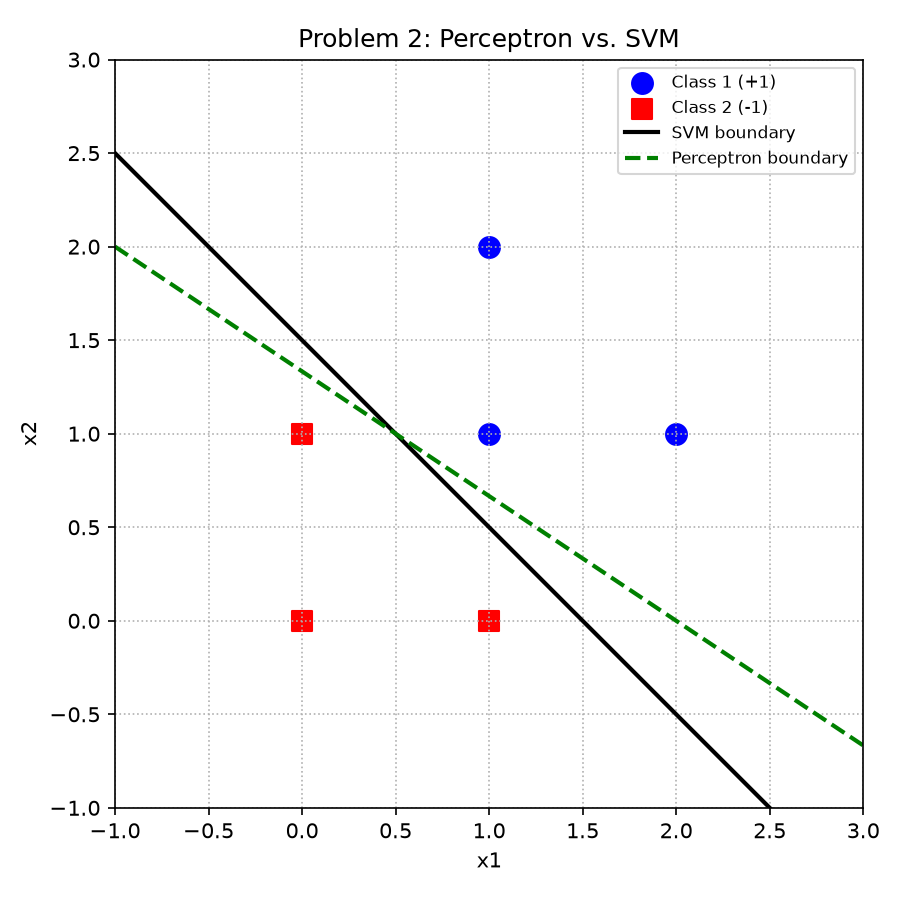

This figure's Python source:
import numpy as np
import matplotlib.pyplot as plt
from sklearn.svm import SVC

class1 = np.array([[1, 1], [1, 2], [2, 1]])
class2 = np.array([[0, 0], [1, 0], [0, 1]])
X = np.vstack([class1, class2])
y = np.array([1, 1, 1, -1, -1, -1])

# SVM (from problem 1)
svm = SVC(kernel='linear', C=1e6).fit(X, y)
w_svm = svm.coef_[0]
b_svm = svm.intercept_[0]
m_svm = 1 / np.linalg.norm(w_svm)


# Classic Perceptron learning rule (Rosenblatt), zero-initialized weights,
# single pass repeated over the data in order until no mistakes remain.
def perceptron(X, y, eta=1.0, max_epochs=100):
    w = np.zeros(X.shape[1])
    b = 0.0
    for epoch in range(max_epochs):
        errors = 0
        for xi, yi in zip(X, y):
            if yi * (np.dot(w, xi) + b) <= 0:
                w += eta * yi * xi
                b += eta * yi
                errors += 1
        if errors == 0:
            return w, b, epoch + 1
    return w, b, max_epochs


w_p, b_p, n_epochs = perceptron(X, y)
m_p = min(abs(w_p[0] * x[0] + w_p[1] * x[1] + b_p) for x in X) / np.linalg.norm(w_p)

print("Perceptron converged after", n_epochs, "epochs")
print("w_perceptron =", w_p, "b_perceptron =", b_p)
print("Perceptron margin (dist. to closest point) =", m_p)
print("SVM margin =", m_svm)

fig, ax = plt.subplots(figsize=(6, 6))
ax.scatter(class1[:, 0], class1[:, 1], c='blue', marker='o', s=100, label='Class 1 (+1)')
ax.scatter(class2[:, 0], class2[:, 1], c='red', marker='s', s=100, label='Class 2 (-1)')

xx = np.linspace(-1, 3, 200)
yy_svm = -(w_svm[0] * xx + b_svm) / w_svm[1]
yy_p = -(w_p[0] * xx + b_p) / w_p[1]

ax.plot(xx, yy_svm, 'k-', linewidth=2, label='SVM boundary')
ax.plot(xx, yy_p, 'g--', linewidth=2, label='Perceptron boundary')

ax.set_xlim(-1, 3)
ax.set_ylim(-1, 3)
ax.set_xlabel('x1')
ax.set_ylabel('x2')
ax.set_title('Problem 2: Perceptron vs. SVM')
ax.legend(loc='upper right', fontsize=8)
ax.grid(True, linestyle=':')
ax.set_aspect('equal')
plt.tight_layout()
plt.savefig('p2_perceptron.png', dpi=150)
print("saved p2_perceptron.png")
